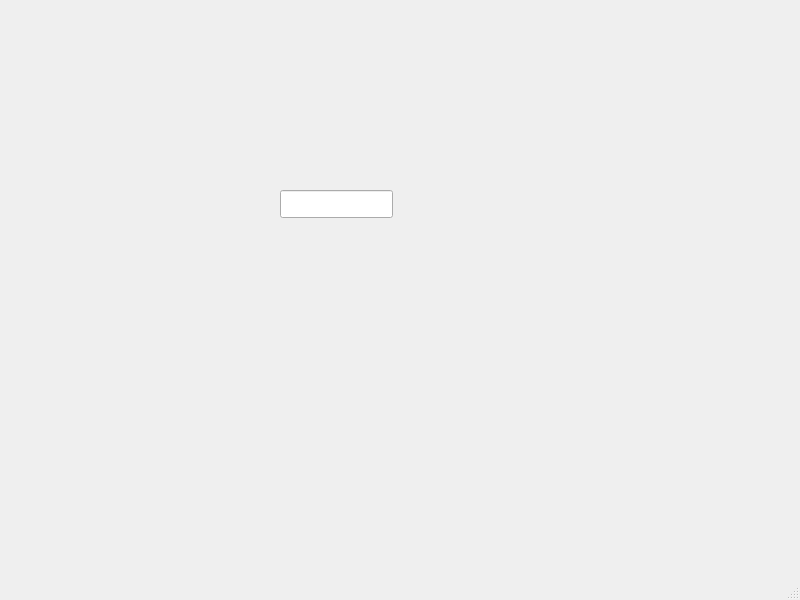
<?xml version="1.0" encoding="UTF-8"?>
<ui version="4.0">
 <class>Server</class>
 <widget class="QMainWindow" name="Server">
  <property name="geometry">
   <rect>
    <x>0</x>
    <y>0</y>
    <width>800</width>
    <height>600</height>
   </rect>
  </property>
  <property name="windowTitle">
   <string>Server</string>
  </property>
  <widget class="QWidget" name="centralwidget">
   <widget class="QLabel" name="label">
    <property name="geometry">
     <rect>
      <x>290</x>
      <y>120</y>
      <width>63</width>
      <height>20</height>
     </rect>
    </property>
    <property name="text">
     <string/>
    </property>
   </widget>
   <widget class="QLineEdit" name="lineEdit">
    <property name="geometry">
     <rect>
      <x>280</x>
      <y>190</y>
      <width>113</width>
      <height>28</height>
     </rect>
    </property>
   </widget>
  </widget>
  <widget class="QMenuBar" name="menubar">
   <property name="geometry">
    <rect>
     <x>0</x>
     <y>0</y>
     <width>800</width>
     <height>25</height>
    </rect>
   </property>
  </widget>
  <widget class="QStatusBar" name="statusbar"/>
 </widget>
 <resources/>
 <connections/>
</ui>
